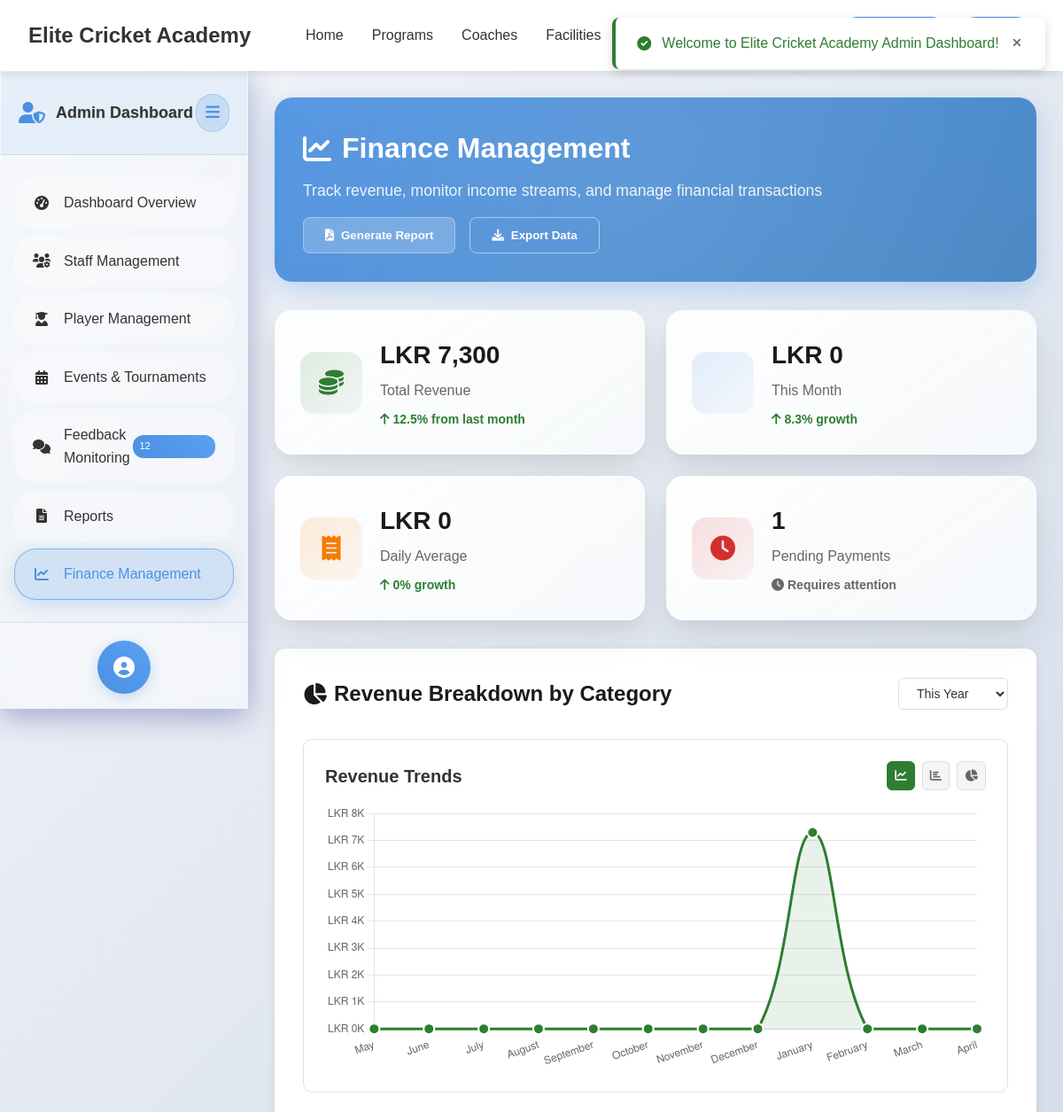
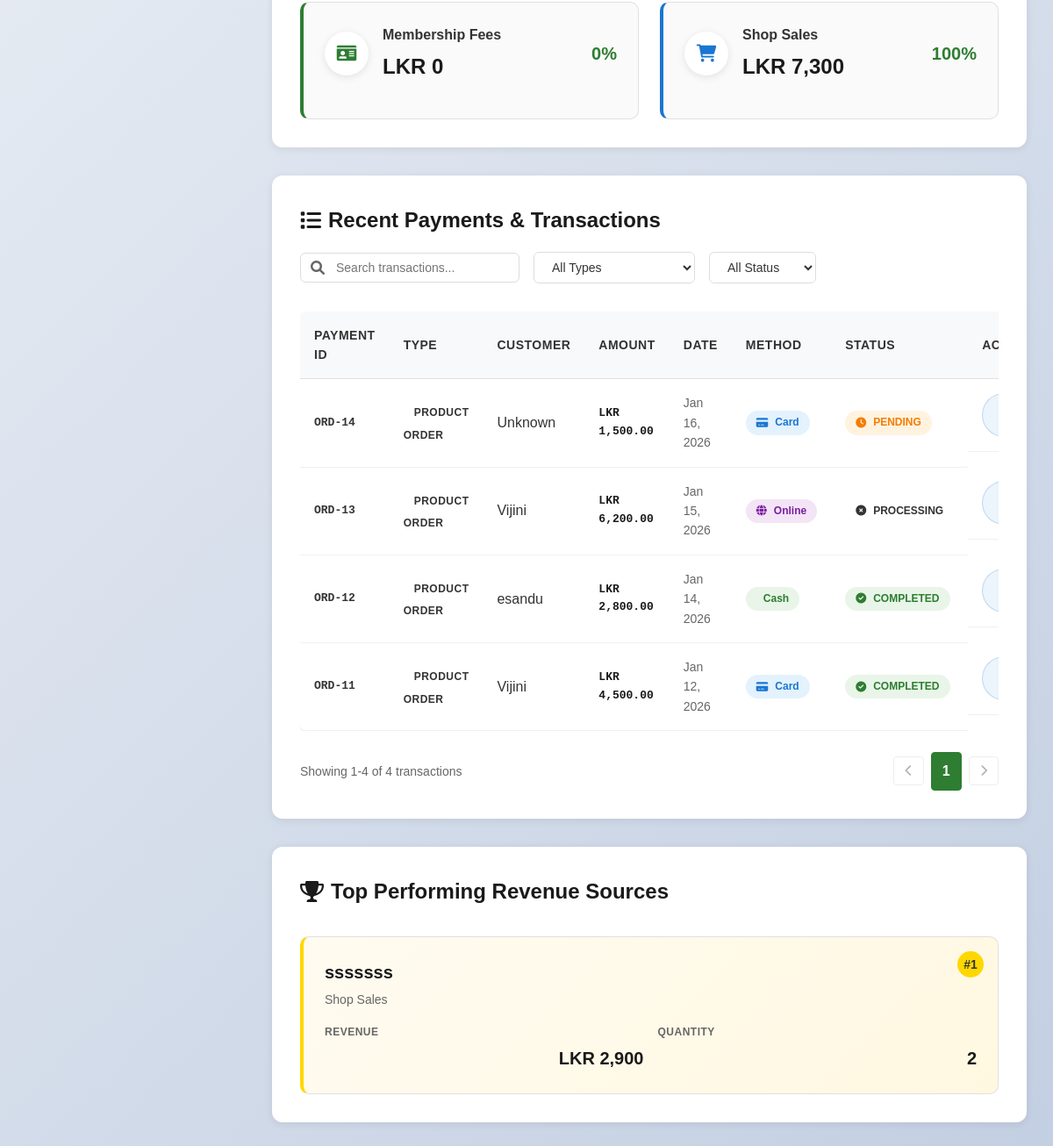
The page /admin/finance (signed in) on the database its author committed (2 pictures, top to bottom).
### tables this page shows
CREATE TABLE `productorder` (
  `OrderID` int(11) NOT NULL,
  `PlayerID` int(11) NOT NULL,
  `OrderDate` datetime DEFAULT current_timestamp(),
  `TotalAmount` decimal(10,2) NOT NULL,
  `PaymentMethod` enum('cash','card','bank_transfer','online') NOT NULL,
  `Status` enum('pending','processing','completed','cancelled','refunded') DEFAULT 'pending',
  `ProcessedBy` int(11) DEFAULT NULL COMMENT 'Shop employee who processed the order',
  `ShippingAddress` text DEFAULT NULL COMMENT 'Delivery address if different from user address',
  `OrderNotes` text DEFAULT NULL COMMENT 'Special instructions or notes'
);

CREATE TABLE `user` (
  `UserID` int(11) NOT NULL,
  `Name` varchar(255) NOT NULL,
  `DateOfBirth` date NOT NULL,
  `PhoneNumber` varchar(20) DEFAULT NULL,
  `Email` varchar(255) NOT NULL,
  `Address` text DEFAULT NULL,
  `School` varchar(255) DEFAULT NULL COMMENT 'School or educational institution',
  `Role` enum('Admin','ShopEmployee','Coach','Trainer','Player') NOT NULL,
  `Username` varchar(100) NOT NULL,
  `PasswordHash` varchar(255) NOT NULL,
  `DateJoined` datetime DEFAULT current_timestamp(),
  `Status` enum('active','inactive') DEFAULT 'active',
  `RequiresPasswordChange` tinyint(1) DEFAULT 0 COMMENT 'Force password change on first login',
  `PasswordChangeDeadline` datetime DEFAULT NULL COMMENT 'Deadline for mandatory password change',
  `LastLoginAt` datetime DEFAULT NULL COMMENT 'Track last successful login',
  `LoginAttempts` int(11) DEFAULT 0 COMMENT 'Failed login attempts counter',
  `AccountLockedUntil` datetime DEFAULT NULL COMMENT 'Account lock expiry time',
  `CreatedBy` int(11) DEFAULT NULL COMMENT 'Admin who created this user',
  `Notes` text DEFAULT NULL COMMENT 'Admin notes about the user',
  `ProfileImage` varchar(255) DEFAULT NULL COMMENT 'Relative path to user profile image (e.g., uploads/profile_images/profile_1_123456789.jpg)'
);

### app/views/admin/finance.php (the view, shortened to what the rows shown need)
<?php require_once APPROOT . '/views/inc/components/header.php'; ?>
<link rel="stylesheet" href="<?php echo URLROOT; ?>/css/admin/admin-dashboard.css">
<link rel="stylesheet" href="<?php echo URLROOT; ?>/css/admin/finance.css">
    <div class="admin-layout">
        <div class="main-content" id="mainContent">
            <div class="finance-header">
                <div class="header-content">
                    <div class="header-text">
                        <h1><i class="fas fa-chart-line"></i> Finance Management</h1>
                    </div>
                </div>
            </div>
            <div class="revenue-section">
                <div class="section-header">
                    <h2><i class="fas fa-chart-pie"></i> Revenue Breakdown by Category</h2>
                </div>
            </div>
            <div class="payments-section">
                <div class="section-header">
                    <h2><i class="fas fa-list"></i> Recent Payments & Transactions</h2>
                </div>
                <div class="payments-table-container">
                    <table class="payments-table">
                        <thead>
                            <tr>
                                <th>Payment ID</th>
                                <th>Type</th>
                                <th>Customer</th>
                                <th>Amount</th>
                                <th>Date</th>
                                <th>Method</th>
                                <th>Status</th>
                                <th>Actions</th>
                            </tr>
                        </thead>
                        <tbody id="paymentsTableBody">
                            <?php if(!empty($data['recentTransactions'])): ?>
                                <?php foreach ($data['recentTransactions'] as $payment): ?>
                                <tr class="payment-row" data-status="<?php echo $payment['status']; ?>" data-type="<?php echo strtolower(str_replace(' ', '_', $payment['type'])); ?>">
                                    <td class="payment-id"><?php echo htmlspecialchars($payment['id']); ?></td>
                                    <td class="payment-type">
                                        <span class="type-badge <?php echo strtolower(str_replace(' ', '-', $payment['type'])); ?>">
                                            <?php echo htmlspecialchars($payment['type']); ?>
                                        </span>
                                    </td>
                                    <td class="customer-name"><?php echo htmlspecialchars($payment['customer']); ?></td>
                                    <td class="payment-amount">LKR <?php echo number_format($payment['amount'], 2); ?></td>
                                    <td class="payment-date"><?php echo date('M d, Y', strtotime($payment['date'])); ?></td>
                                    <td class="payment-method">
                                        <span class="method-badge <?php echo strtolower($payment['method']); ?>">
                                            <i class="fas fa-<?php echo strtolower($payment['method']) === 'card' ? 'credit-card' : (strtolower($payment['method']) === 'cash' ? 'money-bills' : (strtolower($payment['method']) === 'online' ? 'globe' : 'university')); ?>"></i>
                                            <?php echo $payment['method']; ?>
                                        </span>
                                    </td>
                                    <td class="payment-status">
                                        <span class="status-badge <?php echo $payment['status']; ?>">
                                            <i class="fas fa-<?php echo $payment['status'] === 'completed' ? 'check-circle' : ($payment['status'] === 'pending' ? 'clock' : 'times-circle'); ?>"></i>
                                            <?php echo ucfirst($payment['status']); ?>
                                        </span>
                                    </td>
                                    <td class="payment-actions">
                                        <button class="action-btn view" onclick="viewPayment('<?php echo htmlspecialchars($payment['id']); ?>')" title="View Details">
                                        </button>
                                    </td>
                                </tr>
                                <?php endforeach; ?>
                            <?php endif; ?>
                        </tbody>
                    </table>
                </div>
            </div>
            <div class="performance-section">
                <div class="section-header">
                    <h2><i class="fas fa-trophy"></i> Top Performing Revenue Sources</h2>
                </div>
            </div>
        </div>
    </div>
    <script>
        // Initialize charts with data
        const monthlyData = <?php echo json_encode($data['monthlyData']); ?>;
        const revenueCategories = <?php echo json_encode($data['revenueCategories']); ?>;
        document.addEventListener('DOMContentLoaded', function() {
            initializeFinanceCharts(monthlyData, revenueCategories);
            initializeFilters();
        });
    </script>
</body>
</html>

### rows shown on the page
productorder: id "ORD-14", type "PRODUCT ORDER", customer "Unknown", TotalAmount "1,500.00", OrderDate "Jan 16, 2026", method "Card", Status "PENDING"
productorder: id "ORD-13", type "PRODUCT ORDER", user.Name "Vijini", TotalAmount "6,200.00", OrderDate "Jan 15, 2026", method "Online", Status "PROCESSING"
productorder: id "ORD-12", type "PRODUCT ORDER", user.Name "esandu", TotalAmount "2,800.00", OrderDate "Jan 14, 2026", method "Cash", Status "COMPLETED"
productorder: id "ORD-11", type "PRODUCT ORDER", user.Name "Vijini", TotalAmount "4,500.00", OrderDate "Jan 12, 2026", method "Card", Status "COMPLETED"

### other values the page prints
$data['totalRevenue'] "7,300"
$data['monthlyRevenue'] "0"
$data['dailyAverage'] "0"
abs($data['growthRate']) "0"
$data['pendingCount'] "1"
$data['revenueCategories']['membership_fees']['amount'] "0"
$data['revenueCategories']['membership_fees']['percentage'] "0"
$data['revenueCategories']['shop_sales']['amount'] "7,300"
$data['revenueCategories']['shop_sales']['percentage'] "100"
count($data['recentTransactions']) "4"
$item['item'] "sssssss"
str_replace('_', ' ', $item['category']) "Shop Sales"
$item['revenue'] "2,900"
$item['quantity'] "2"
chart data {{ json_encode($data['monthlyData']) }} {"May":0,"June":0,"July":0,"August":0,"September":0,"October":0,"November":0,"December":0,"January":7300,"February":0,"March":0,"April":0}
